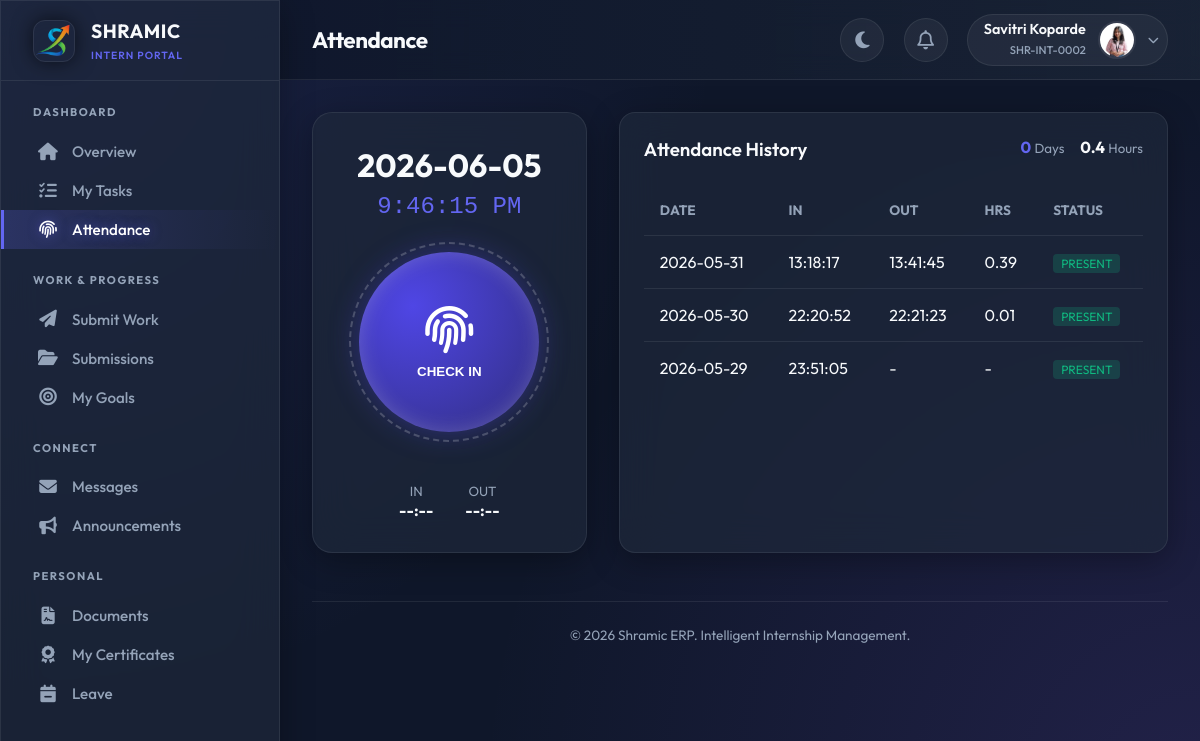
Page /intern/attendance (signed in) on the committed database.
### tables this page shows
CREATE TABLE users (
            id INTEGER PRIMARY KEY AUTOINCREMENT,
            intern_id TEXT UNIQUE,
            usn TEXT UNIQUE NOT NULL,
            full_name TEXT NOT NULL,
            phone TEXT NOT NULL,
            email TEXT UNIQUE NOT NULL,
            password_hash TEXT NOT NULL,
            role TEXT NOT NULL,
            photo_url TEXT,
            status TEXT DEFAULT 'PENDING',
            is_admin BOOLEAN DEFAULT 0,
            department TEXT,
            join_date DATE,
            emergency_contact TEXT,
            address TEXT,
            last_login TIMESTAMP,
            login_count INTEGER DEFAULT 0,
            created_at TIMESTAMP DEFAULT CURRENT_TIMESTAMP,
            updated_at TIMESTAMP DEFAULT CURRENT_TIMESTAMP
        );

CREATE TABLE attendance (
            id INTEGER PRIMARY KEY AUTOINCREMENT,
            user_id INTEGER,
            date DATE NOT NULL,
            check_in_time TIMESTAMP,
            check_out_time TIMESTAMP,
            work_hours REAL,
            location TEXT,
            ip_address TEXT,
            notes TEXT,
            status TEXT DEFAULT 'PRESENT',
            FOREIGN KEY (user_id) REFERENCES users(id),
            UNIQUE(user_id, date)
        );

### app.py (the view)
@app.route('/intern/attendance', methods=['GET', 'POST'])
@login_required
@approved_required
def intern_attendance():
    conn = get_db_connection()
    cur = conn.cursor()
    today = format_datetime(get_current_date(), '%Y-%m-%d')
    cur.execute("""
        SELECT * FROM attendance
        WHERE user_id = ? AND date = ?
    """, (current_user.id, today))
    today_attendance = cur.fetchone()
    cur.execute("""
        SELECT COUNT(*) as count
        FROM attendance
        WHERE user_id = ? AND strftime('%Y-%m', date) = strftime('%Y-%m', date('now'))
    """, (current_user.id,))
    attendance_this_month = cur.fetchone()['count']
    cur.execute("""
        SELECT
            COALESCE(SUM(work_hours), 0) as total_hours,
            COALESCE(AVG(work_hours), 0) as average_hours,
            COUNT(*) as working_days
        FROM attendance
        WHERE user_id = ? AND work_hours IS NOT NULL
    """, (current_user.id,))
    hours_stats = cur.fetchone()
    cur.execute("""
        SELECT * FROM attendance
        WHERE user_id = ?
        ORDER BY date DESC
        LIMIT 30
    """, (current_user.id,))
    attendance_history = cur.fetchall()
    conn.close()
    return render_template('intern/attendance.html',
        today_attendance=today_attendance,
        today_date=today,
        attendance_this_month=attendance_this_month,
        total_hours=hours_stats['total_hours'],
        average_hours=hours_stats['average_hours'],
        working_days=hours_stats['working_days'],
        attendance_history=attendance_history
    )

### app.py (called while the page is built)
@app.before_request
def make_session_permanent():
    session.permanent = True
    app.permanent_session_lifetime = timedelta(days=365)

def get_db_connection():
    conn = sqlite3.connect(DATABASE, timeout=30)
    conn.execute("PRAGMA busy_timeout = 30000")
    conn.row_factory = sqlite3.Row
    return conn

def get_current_datetime():
    return datetime.now(TIMEZONE)

def get_current_date():
    return get_current_datetime().date()

def format_datetime(dt, format_str='%Y-%m-%d %H:%M:%S'):
    if dt is None: return None
    if isinstance(dt, str): return dt
    return dt.strftime(format_str)

@login_manager.user_loader
def load_user(user_id):
    conn = get_db_connection()
    cur = conn.cursor()
    cur.execute("SELECT * FROM users WHERE id = ?", (user_id,))
    user_data = cur.fetchone()
    conn.close()
    return User(dict(user_data)) if user_data else None

def approved_required(f):
    @wraps(f)
    def decorated_function(*args, **kwargs):
        if not current_user.is_authenticated:
            return redirect(url_for('login'))
        if current_user.status != 'APPROVED' and not current_user.is_admin:
            return render_template('auth/pending.html')
        return f(*args, **kwargs)
    return decorated_function

@app.context_processor
def inject_globals():
    unread_count = 0
    if current_user.is_authenticated:
        try:
            conn = get_db_connection()
            cur = conn.cursor()
            cur.execute("""
                SELECT COUNT(*) as count
                FROM notifications
                WHERE user_id = ? AND is_read = 0
            """, (current_user.id,))
            unread_count = cur.fetchone()['count']
            conn.close()
        except:
            pass
    return {
        'now': get_current_datetime(),
        'app_name': 'Shramic ERP',
        'unread_notifications': unread_count
    }

@app.before_request
def before_request():
        pass

### templates/intern/attendance.html (shortened to what this page needs)
{% extends "intern/base.html" %} {% block page_title %}Attendance{% endblock %}
 {% block content %}
<div class="attendance-layout">
  <div class="glass-panel clock-card card-3d">
    <h2 style="font-size: 2rem; margin-bottom: 0.5rem">{{ today_date }}</h2>
    <div
      id="live-clock"
      style="font-family: monospace; font-size: 1.5rem; color: var(--primary)"
    >
    </div>
    {% if not today_attendance %}
    <button onclick="markAttendance()" class="big-button btn-in">
      <div class="pulse-ring"></div>
      <i
        class="fas fa-fingerprint"
        style="font-size: 3rem; margin-bottom: 10px"
      ></i>
      CHECK IN
    </button>
    {% endif %}
    <div style="display: flex; gap: 2rem; margin-top: 1rem">
      <div>
        <small style="color: var(--text-muted)">IN</small>
        <div style="font-weight: 700">
          {{ today_attendance.check_in_time[-8:] if today_attendance else
          '--:--' }}
        </div>
      </div>
      <div>
        <small style="color: var(--text-muted)">OUT</small>
        <div style="font-weight: 700">
          {{ today_attendance.check_out_time[-8:] if today_attendance and
          today_attendance.check_out_time else '--:--' }}
        </div>
      </div>
    </div>
  </div>
  <div class="glass-panel history-card">
    <div
      style="
        display: flex;
        justify-content: space-between;
        margin-bottom: 1.5rem;
      "
    >
      <h3 style="font-weight: 600">Attendance History</h3>
      <div style="display: flex; gap: 1rem; text-align: center">
        <div>
          <span style="font-weight: 700; color: var(--primary)"
            >{{ attendance_this_month }}</span
          >
          <small style="color: var(--text-muted)">Days</small>
        </div>
        <div>
          <span style="font-weight: 700; color: var(--warning)"
            >{{ total_hours }}</span
          >
          <small style="color: var(--text-muted)">Hours</small>
        </div>
      </div>
    </div>
    <div style="overflow-x: auto">
      <table class="glass-table">
        <thead>
          <tr>
            <th>Date</th>
            <th>In</th>
            <th>Out</th>
            <th>Hrs</th>
            <th>Status</th>
          </tr>
        </thead>
        <tbody>
          {% for record in attendance_history %}
          <tr>
            <td>{{ record.date }}</td>
            <td>{{ record.check_in_time[-8:] }}</td>
            <td>
              {{ record.check_out_time[-8:] if record.check_out_time else '-' }}
            </td>
            <td>{{ record.work_hours if record.work_hours else '-' }}</td>
            <td>
              <span
                style="
                  padding: 2px 8px;
                  border-radius: 4px;
                  background: rgba(16, 185, 129, 0.2);
                  color: var(--success);
                  font-size: 0.75rem;
                "
                >PRESENT</span
              >
            </td>
          </tr>
          {% endfor %}
        </tbody>
      </table>
    </div>
  </div>
</div>
{% endblock %}

### templates/intern/base.html (shortened to what this page needs)
<!doctype html>
<html lang="en">
  <head>
    <link
      rel="stylesheet"
      href="https://cdnjs.cloudflare.com/ajax/libs/font-awesome/6.4.0/css/all.min.css"
    />
  </head>
  <body data-theme="dark" x-data="{ sidebarOpen: false }">
    <div class="app-container">
      <aside class="sidebar glass-panel" :class="{ 'open': sidebarOpen }">
        <div class="sidebar-header">
          <div class="logo-box">
            <img
              src="{{ url_for('static', filename='images/favicon.png') }}"
              alt="Shramic Logo"
            />
          </div>
          <div>
            <h1
              style="
                font-size: 1.2rem;
                font-weight: 700;
                letter-spacing: 0.5px;
                color: var(--text-main);
              "
            >
              SHRAMIC
            </h1>
            <span
              style="
                font-size: 0.65rem;
                color: var(--primary);
                font-weight: 600;
                letter-spacing: 1px;
                text-transform: uppercase;
              "
              >Intern Portal</span
            >
          </div>
        </div>
        <nav class="sidebar-nav custom-scrollbar">
          <div class="nav-category">Dashboard</div>
          <a
            href="{{ url_for('intern_dashboard') }}"
            class="nav-link {{ 'active' if request.endpoint == 'intern_dashboard' }}"
          >
            <i class="fas fa-home"></i> <span>Overview</span>
          </a>
          <a
            href="{{ url_for('intern_tasks') }}"
            class="nav-link {{ 'active' if request.endpoint == 'intern_tasks' }}"
          >
            <i class="fas fa-tasks"></i> <span>My Tasks</span>
          </a>
          <a
            href="{{ url_for('intern_attendance') }}"
            class="nav-link {{ 'active' if request.endpoint == 'intern_attendance' }}"
          >
            <i class="fas fa-fingerprint"></i> <span>Attendance</span>
          </a>
          <div class="nav-category">Work & Progress</div>
          <a
            href="{{ url_for('intern_submit') }}"
            class="nav-link {{ 'active' if request.endpoint == 'intern_submit' }}"
          >
            <i class="fas fa-paper-plane"></i> <span>Submit Work</span>
          </a>
          <a
            href="{{ url_for('intern_submissions') }}"
            class="nav-link {{ 'active' if request.endpoint == 'intern_submissions' }}"
          >
            <i class="fas fa-folder-open"></i> <span>Submissions</span>
          </a>
          <a
            href="{{ url_for('intern_goals') }}"
            class="nav-link {{ 'active' if request.endpoint == 'intern_goals' }}"
          >
            <i class="fas fa-bullseye"></i> <span>My Goals</span>
          </a>
          <div class="nav-category">Connect</div>
          <a
            href="{{ url_for('intern_messages') }}"
            class="nav-link {{ 'active' if request.endpoint == 'intern_messages' }}"
          >
            <i class="fas fa-envelope"></i> <span>Messages</span>
          </a>
          <a
            href="{{ url_for('intern_announcements') }}"
            class="nav-link {{ 'active' if request.endpoint == 'intern_announcements' }}"
          >
            <i class="fas fa-bullhorn"></i> <span>Announcements</span>
          </a>
          <div class="nav-category">Personal</div>
          <a
            href="{{ url_for('intern_documents') }}"
            class="nav-link {{ 'active' if request.endpoint == 'intern_documents' }}"
          >
            <i class="fas fa-file-contract"></i> <span>Documents</span>
          </a>
          <a
            href="{{ url_for('intern_certificates') }}"
            class="nav-link {{ 'active' if request.endpoint == 'intern_certificates' }}"
          >
            <i class="fas fa-award"></i> <span>My Certificates</span>
          </a>
          <a
            href="{{ url_for('intern_leave') }}"
            class="nav-link {{ 'active' if request.endpoint == 'intern_leave' }}"
          >
            <i class="fas fa-calendar-minus"></i> <span>Leave</span>
          </a>
        </nav>
      </aside>
      <main class="main-content">
        <header class="top-header">
          <div style="display: flex; align-items: center">
            <h2 class="page-title">{% block page_title %}{% endblock %}</h2>
          </div>
          <div class="header-actions">
            <button class="icon-btn" id="theme-btn" title="Toggle Theme">
              <i class="fas fa-moon"></i>
            </button>
            <div class="relative-container" x-data="{ open: false }">
              <button @click="open = !open" class="icon-btn">
                <i class="far fa-bell"></i>
              </button>
            </div>
            <div class="relative-container" x-data="{ userMenuOpen: false }">
              <div class="user-pill" @click="userMenuOpen = !userMenuOpen">
                <div class="user-info">
                  <span class="user-name">{{ current_user.full_name }}</span>
                  <span class="user-role">{{ current_user.intern_id }}</span>
                </div>
                {% if current_user.photo_url %}
                <img
                  src="{{ url_for('uploaded_file', filename='profiles/' + current_user.photo_url) }}"
                  class="avatar"
                />
                {% else %}
                <img
                  src="https://ui-avatars.com/api/?name={{ current_user.full_name }}&background=6366f1&color=fff"
                  class="avatar"
                />
                {% endif %}
                <i
                  class="fas fa-chevron-down"
                  style="font-size: 0.7rem; color: var(--text-muted)"
                ></i>
              </div>
            </div>
          </div>
        </header>
        <div class="content-body">
           {% block content %}{% endblock %}
          <footer
            style="
              margin-top: 3rem;
              border-top: 1px solid var(--glass-border);
              padding-top: 1.5rem;
              text-align: center;
              color: var(--text-muted);
              font-size: 0.85rem;
            "
          >
            &copy; {{ now.year }} Shramic ERP. Intelligent Internship
            Management.
          </footer>
        </div>
      </main>
    </div>
  </body>
</html>

### templates/intern/attendance.html (style rules this page uses)
.attendance-layout { display: grid; grid-template-columns: 1fr 2fr; gap: 2rem; }
.clock-card { text-align: center; padding: 2rem; border-radius: 20px; display: flex; flex-direction: column; align-items: center; justify-content: center; }
.big-button { width: 180px; height: 180px; border-radius: 50%; border: none; cursor: pointer; display: flex; flex-direction: column; align-items: center; justify-content: center; font-weight: 700; color: white; transition: 0.3s; margin: 2rem 0; position: relative; }
.btn-in { background: radial-gradient(circle at 30% 30%, #4f46e5, #312e81); box-shadow: 0 0 30px rgba(79, 70, 229, 0.4), inset 0 0 20px rgba(255, 255, 255, 0.2); }
.pulse-ring { position: absolute; top: -10px; left: -10px; right: -10px; bottom: -10px; border: 2px dashed rgba(255, 255, 255, 0.2); border-radius: 50%; animation: spin 10s linear infinite; }
.history-card { padding: 1.5rem; border-radius: 16px; overflow: hidden; }
.glass-table { width: 100%; border-collapse: collapse; }
.glass-table th { text-align: left; padding: 1rem; color: var(--text-muted); border-bottom: 1px solid var(--glass-border); font-size: 0.85rem; text-transform: uppercase; }
.glass-table td { padding: 1rem; border-bottom: 1px solid var(--glass-border); color: var(--text-main); }
.glass-table tr:last-child td { border-bottom: none; }

### rows in the picture
users: full_name "Savitri Koparde", intern_id "SHR-INT-0002", photo_url (picture)
attendance: date "2026-05-31", check_in_time "13:18:17", check_out_time "13:41:45", work_hours "0.39"
attendance: date "2026-05-30", check_in_time "22:20:52", check_out_time "22:21:23", work_hours "0.01"
attendance: date "2026-05-29", check_in_time "23:51:05", check_out_time "-", work_hours "-"

### other values in the picture
{{ today_date }} "2026-06-05"
{{ attendance_this_month }} "0"
{{ total_hours }} "0.4"
{{ now.year }} "2026"
